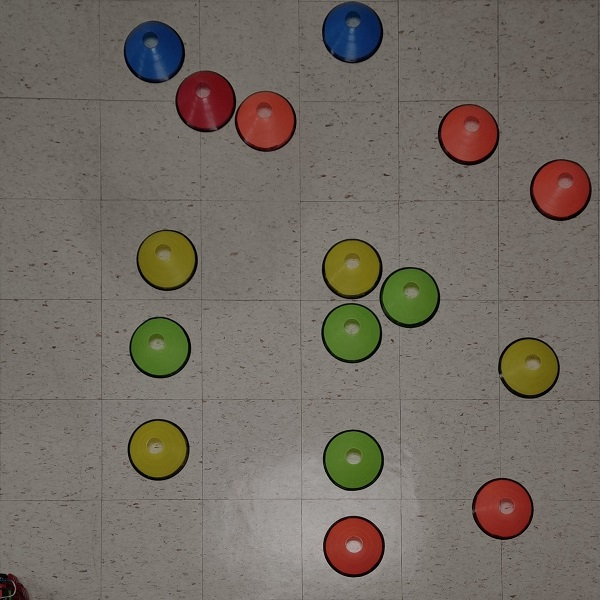
#> input picture Caso_3/CCE_3.jpg, 600 x 600 px, found by its file name
$ python 1-gen_map_image2map_a.py
#> lines starting #> are read from the running program, lines starting #| are printed output that depends on the picture; after the words box and inside, x2 and y2 are one past the last pixel; in counts of white or black regions, pixels touching at a corner belong together
import cv2
import csv
import matplotlib.pyplot as plt
import numpy as np
# Parámetros de umbral y radio mínimo

umbral = 50
radio_minimo = 25
radio_maximo = 39
param=-900.1
rad_robot=30
imagen = r"Caso_3\CCE_3.jpg"

def enhance_contrast(image):
    # Convertir la imagen a escala de grises
    gray = cv2.cvtColor(image, cv2.COLOR_BGR2GRAY)

    # Aplicar la ecualización de histograma adaptativo
    clahe = cv2.createCLAHE(clipLimit=2.0, tileGridSize=(5, 5))
    equalized = clahe.apply(gray)

    return equalized

def detect_edges(image, umbral):
    # Aplicar umbral adaptativo para obtener una imagen binaria
    _, binary = cv2.threshold(image, umbral, 255, cv2.THRESH_BINARY_INV)

    # Encontrar contornos en la imagen binaria
    contours, _ = cv2.findContours(binary, cv2.RETR_EXTERNAL, cv2.CHAIN_APPROX_SIMPLE)

    # Crear una imagen en blanco para mostrar los bordes de los objetos detectados
    edges = cv2.cvtColor(binary, cv2.COLOR_GRAY2BGR)

    # Lista para almacenar los datos de los círculos
    circle_data = []

    # Iterar sobre los contornos encontrados
    for contour in contours:
        # Obtener el centro y el radio del círculo mínimo que encierra el contorno
        (x, y), radius = cv2.minEnclosingCircle(contour)
        center = (int(x), int(y))
        radius = int(radius)

        # Verificar el radio mínimo
        if (radius >= radio_minimo) and (radius < radio_maximo):
            # Dibujar el círculo en la imagen de salida
            cv2.circle(output, center, radius, (0, 255, 0), 2)

            # Dibujar los bordes del objeto en la imagen de bordes
            cv2.drawContours(edges, [contour], 0, (0, 255, 0), 2)
            # Guardar los datos del círculo en la lista
            circle_data.append([x, y, radius+((rad_robot)*scale_factor)])

    return edges, circle_data


# Cargar la imagen
#image = cv2.imread(imagen)
# Cargar la imagen sin invertir el eje Y
image_original = cv2.imread(imagen)
#> image_original is the input picture: shape (600, 600, 3); mean B, G, R 98.6, 107.3, 114.6
image = cv2.flip(image_original, 0)
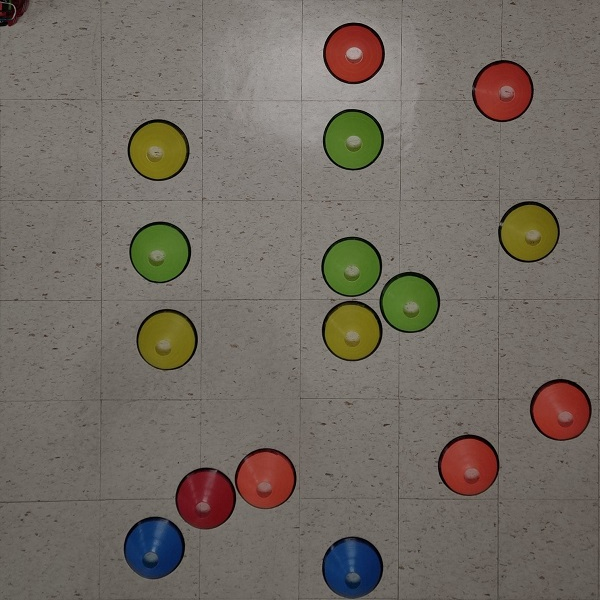
#> image: shape (600, 600, 3); mean B, G, R 98.6, 107.3, 114.6

# Ajustar el tamaño de la imagen para una visualización adecuada
height, width = image.shape[:2]
#> height = 600; width = 600
print(height, width)
#| 600 600
if height > 600 or width > 600:
    scale_factor = max(600 / height, 600 / width)
    image = cv2.resize(image, None, fx=scale_factor, fy=scale_factor, interpolation=cv2.INTER_AREA)
else:
    scale_factor = max(600 / height, 600 / width)
#> scale_factor = 1
# Mejorar el contraste de la imagen en color utilizando la corrección gamma
gamma = 1.5  # Ajusta este valor según tus necesidades
gray = enhance_contrast(image)
#> in enhance_contrast, `gray = cv2.cvtColor(image, cv2.COLOR_BGR2GRAY)`:
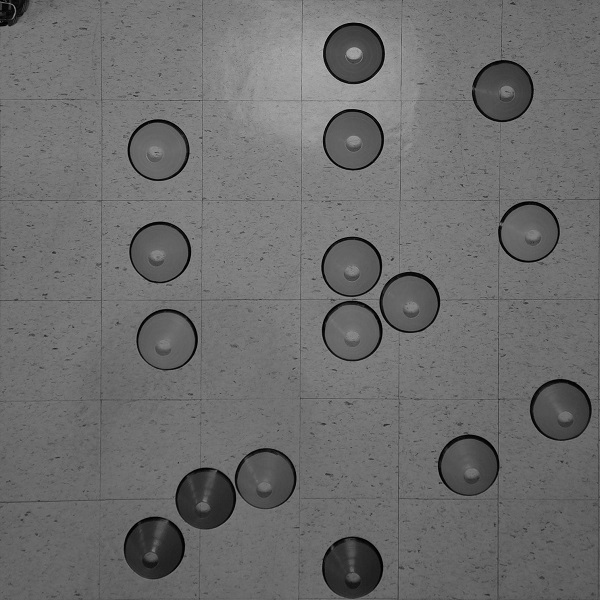
#> gray: shape (600, 600); min 0, max 181, mean 108.5
#> in enhance_contrast, `equalized = clahe.apply(gray)`:
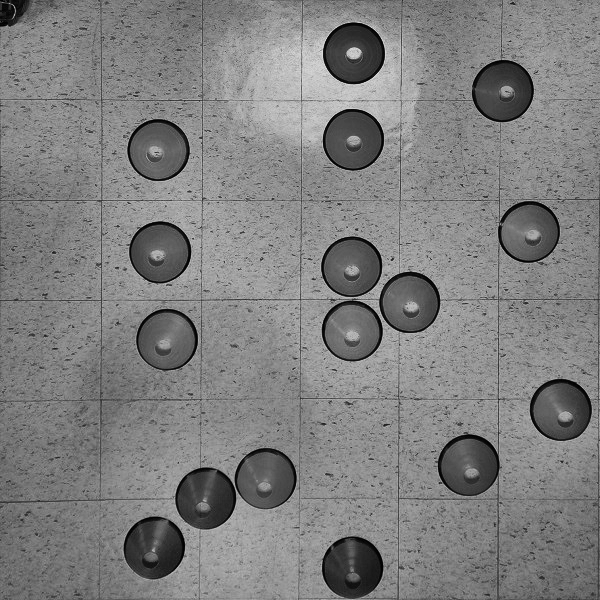
#> equalized: shape (600, 600); min 0, max 219, mean 127.3

# Convertir la imagen a escala de grises
##gray = cv2.cvtColor(enhanced_image, cv2.COLOR_BGR2GRAY)

# Aplicar umbral adaptativo para obtener una imagen binaria
_, binary = cv2.threshold(gray, umbral, 255, cv2.THRESH_BINARY_INV)
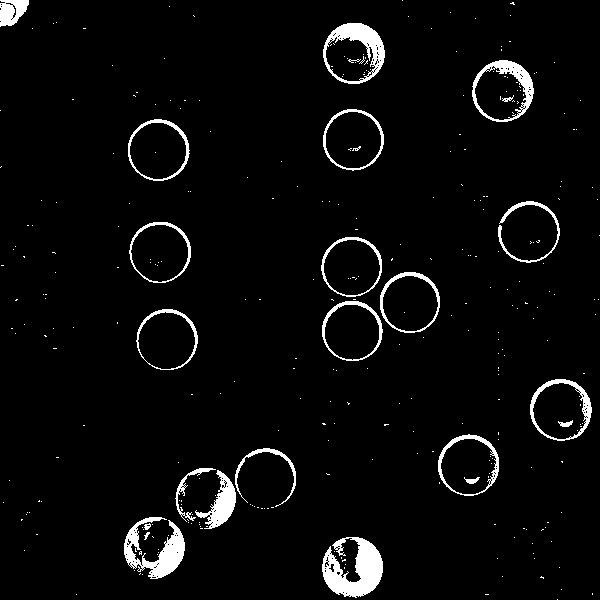
#> binary: shape (600, 600); 4% white; 320 white regions (295 under 20 px)

# Encontrar contornos en la imagen binaria
contours, _ = cv2.findContours(binary, cv2.RETR_EXTERNAL, cv2.CHAIN_APPROX_SIMPLE)
#> contours = 260 contours, 241 with area under 20; largest, box (x1, y1, x2, y2) and area: (530, 379, 592, 441) 2920, (128, 119, 190, 181) 2904, (472, 60, 534, 122) 2904, (323, 23, 385, 84) 2882, (129, 222, 191, 283) 2878

# Crear una copia de la imagen original para dibujar los círculos
output = image.copy()

# Crear una imagen en blanco para mostrar los bordes de los objetos detectados
edges = cv2.cvtColor(binary, cv2.COLOR_GRAY2BGR)
#> edges: shape (600, 600, 3); 4% white; 320 white regions (295 under 20 px), largest, box (x1, y1, x2, y2) and area: (322, 537, 383, 598) 2154, (124, 517, 185, 579) 1633, (323, 23, 385, 84) 1376

# Lista para almacenar los datos de los círculos
circle_data = []

# Iterar sobre los contornos encontrados
for contour in contours:
    # Obtener el centro y el radio del círculo mínimo que encierra el contorno
    (x, y), radius = cv2.minEnclosingCircle(contour)
    center = (int(x), int(y))
    radius = int(radius)

    # Verificar el radio mínimo
    if (radius >= radio_minimo) and (radius < radio_maximo):
        # Dibujar el círculo en la imagen de salida
        cv2.circle(output, center, radius, (0, 255, 0), 2)

        # Dibujar los bordes del objeto en la imagen de bordes
        cv2.drawContours(edges, [contour], 0, (0, 255, 0), 2)
        # Guardar los datos del círculo en la lista
        circle_data.append([x, y, radius+(rad_robot*scale_factor)])
#> this loop made 260 passes
#> (x, y, radius) on passes 1, 3, 5: (557, 599, 0), (76, 594, 0), (561, 589, 0)
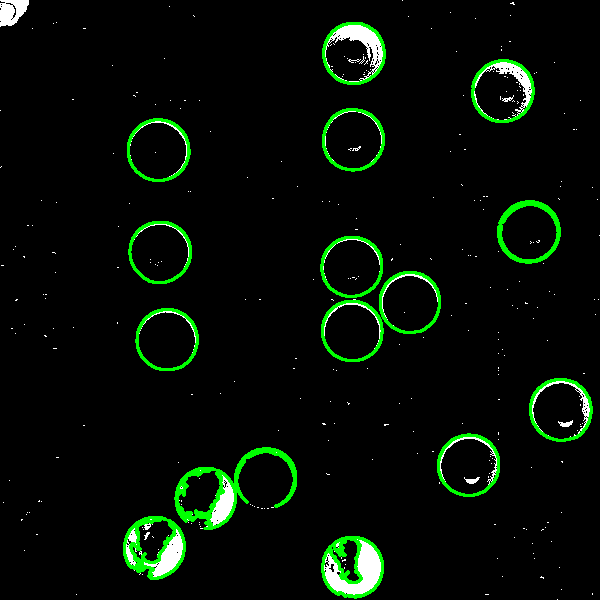
#> edges: shape (600, 600, 3); mean B, G, R 5, 14.1, 5
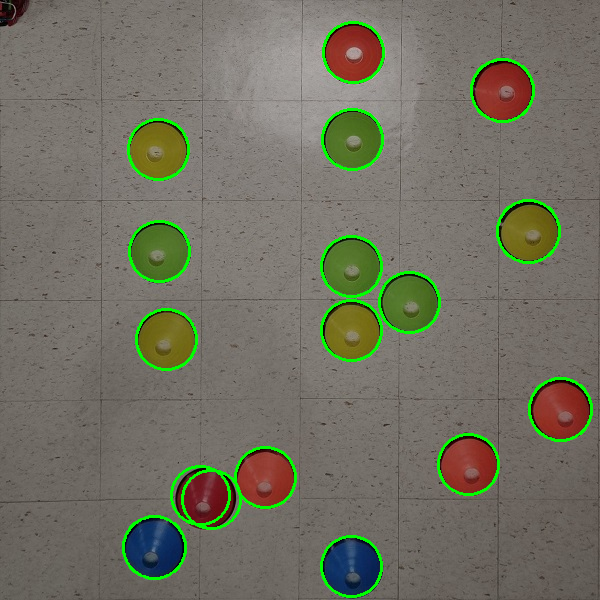
#> output: shape (600, 600, 3); 2.65% of pixels changed, all inside (x1, y1, x2, y2) = (122, 21, 593, 598)
#> after the loop, circle_data = 17 items, first 6: [351.9, 566.9, 60], [154.1, 547.2, 61], [211, 499, 59], [200.5, 495, 59], [265.1, 477.9, 60], [468.1, 464.6, 60]

# Mostrar la imagen original con los círculos
cv2.imshow("Detected Objects", output)

# Guardar los datos de los círculos en un archivo CSV
with open('Caso_3\circle_data.txt', 'w', newline='') as csvfile:
    writer = csv.writer(csvfile)
    writer.writerows(circle_data)  # Escribir los datos de los círculos

obsta_data=[]
for i in range (len(circle_data)):
    obsta_data.append(circle_data[i].append(param))
#> this loop made 17 passes
#> after the loop, obsta_data = 17 items
print("obsta-list=", obsta_data)
#| obsta-list= [None, None, None, None, None, None, None, None, None, None, None, None, None, None, None, None, None]

with open("Caso_3\obstacles.txt", "w") as file:
    for sublist in circle_data:
        line = "\t".join(str(element) for element in sublist)
        file.write(line + "\n")
#> this loop made 17 passes
#> sublist on passes 1 to 12: [351.9, 566.9, 60, -900.1], [154.1, 547.2, 61, -900.1], [211, 499, 59, -900.1], [200.5, 495, 59, -900.1], [265.1, 477.9, 60, -900.1], [468.1, 464.6, 60, -900.1], [560.5, 409.8, 61, -900.1], [166.7, 339.3, 60, -900.1], [351.8, 330.5, 60, -900.1], [409.8, 302.1, 60, -900.1], [351.5, 266.5, 60, -900.1], [159.7, 251.9, 60, -900.1]

# Mostrar la imagen de los bordes de los objetos detectados
cv2.imshow("Edges", edges)

cv2.waitKey(0)
cv2.destroyAllWindows()
